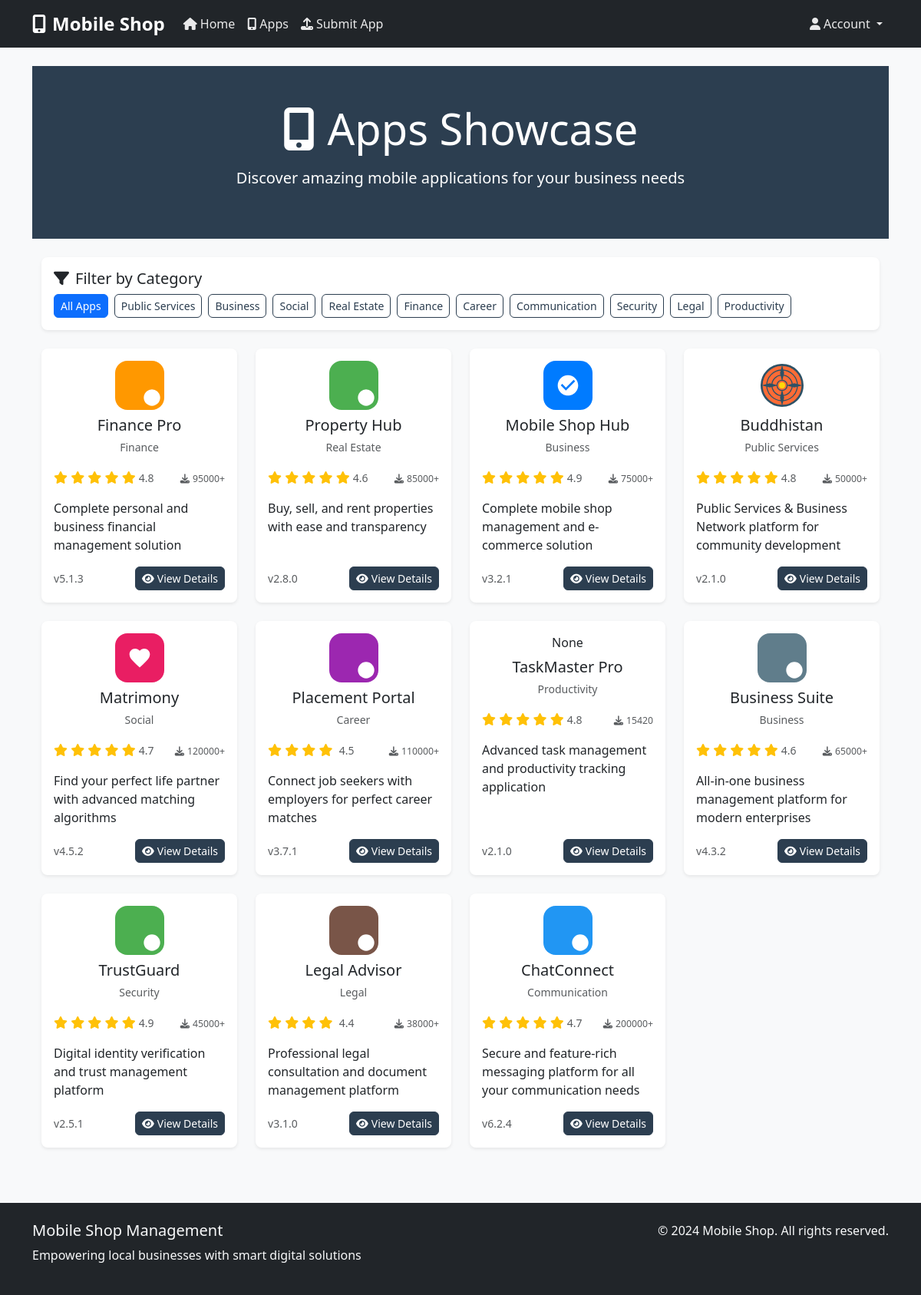
The app's page /apps with its own data.
### models.py (models this page shows, shortened)
class App(db.Model):
    __tablename__ = 'apps'
    id = db.Column(db.Integer, primary_key=True)
    name = db.Column(db.String(200), nullable=False)
    slug = db.Column(db.String(200), unique=True, nullable=False)
    logo_url = db.Column(db.String(500))
    short_description = db.Column(db.Text)
    long_description = db.Column(db.Text)
    category = db.Column(db.String(100))
    version = db.Column(db.String(20))
    downloads = db.Column(db.Integer, default=0)
    rating = db.Column(db.Float, default=0.0)
    reviews_count = db.Column(db.Integer, default=0)
    features = db.Column(db.Text)  # JSON array of features
    screenshots = db.Column(db.Text)  # JSON array of screenshot URLs
    author_name = db.Column(db.String(200))
    author_email = db.Column(db.String(200))
    author_website = db.Column(db.String(500))
    author_bio = db.Column(db.Text)
    author_avatar = db.Column(db.String(500))
    support_email = db.Column(db.String(200))
    support_phone = db.Column(db.String(20))
    support_website = db.Column(db.String(500))
    documentation_url = db.Column(db.String(500))
    social_links = db.Column(db.Text)  # JSON object with social media links
    status = db.Column(db.String(20), default='active')  # active, inactive, pending
    featured = db.Column(db.Boolean, default=False)
    created_at = db.Column(db.DateTime, default=datetime.utcnow)
    updated_at = db.Column(db.DateTime, default=datetime.utcnow, onupdate=datetime.utcnow)

### routes.py (the view)
@app.route('/apps')
def apps():
    apps = App.query.filter_by(status='active').order_by(App.featured.desc(), App.downloads.desc()).all()
    categories = db.session.query(App.category).distinct().all()
    return render_template('apps.html', apps=apps, categories=categories)

### templates/apps.html (shortened to what this page needs)
{% extends "base.html" %}
{% block content %}
<div class="container-fluid">
    <div class="row bg-primary text-white py-5">
        <div class="col-12 text-center">
            <h1 class="display-4 mb-3">
                <i class="fas fa-mobile-alt me-3"></i>Apps Showcase
            </h1>
            <p class="lead">Discover amazing mobile applications for your business needs</p>
        </div>
    </div>
    <div class="row py-4">
        <div class="col-12">
            <div class="card">
                <div class="card-body">
                    <h5 class="card-title">
                        <i class="fas fa-filter me-2"></i>Filter by Category
                    </h5>
                    <div class="d-flex flex-wrap gap-2">
                        <a href="{{ url_for('apps') }}" class="btn btn-outline-primary btn-sm {% if not selected_category %}active{% endif %}">
                            All Apps
                        </a>
                        {% for category in categories %}
                        <a href="{{ url_for('apps_by_category', category=category[0]) }}"
                           class="btn btn-outline-primary btn-sm {% if selected_category == category[0] %}active{% endif %}">
                            {{ category[0] }}
                        </a>
                        {% endfor %}
                    </div>
                </div>
            </div>
        </div>
    </div>
    <div class="row">
        {% for app in apps %}
        <div class="col-lg-3 col-md-4 col-sm-6 mb-4">
            <div class="card h-100 shadow-sm app-card">
                <div class="card-body d-flex flex-column">
                    <div class="text-center mb-3">
                        <div class="app-logo mb-2">
                            {{ app.logo_url|safe }}
                        </div>
                        <h5 class="card-title mb-1">{{ app.name }}</h5>
                        <small class="text-muted">{{ app.category }}</small>
                    </div>
                    <div class="d-flex justify-content-between align-items-center mb-3">
                        <div class="rating">
                            <span class="text-warning">
                                {% for i in range(5) %}
                                    <i class="fas fa-star{% if i >= app.rating|round|int %}-o{% endif %}"></i>
                                {% endfor %}
                            </span>
                            <small class="text-muted">{{ app.rating }}</small>
                        </div>
                        <div class="downloads">
                            <small class="text-muted">
                                <i class="fas fa-download me-1"></i>{{ app.downloads }}
                            </small>
                        </div>
                    </div>
                    <p class="card-text flex-grow-1">{{ app.short_description }}</p>
                    <div class="mt-auto">
                        <div class="d-flex justify-content-between align-items-center">
                            <small class="text-muted">v{{ app.version }}</small>
                            <a href="{{ url_for('app_detail', slug=app.slug) }}" class="btn btn-primary btn-sm">
                                <i class="fas fa-eye me-1"></i>View Details
                            </a>
                        </div>
                    </div>
                </div>
            </div>
        </div>
        {% endfor %}
    </div>
</div>
{% endblock %}

### static/css/style.css (style rules this page uses)
:root { --primary-color: #2c3e50; --secondary-color: #3498db; --success-color: #27ae60; --warning-color: #f39c12; --danger-color: #e74c3c; --info-color: #3498db; --light-color: #ecf0f1; --dark-color: #2c3e50; }
body { font-family: 'Segoe UI', Tahoma, Geneva, Verdana, sans-serif; background-color: #f8f9fa; color: #2c3e50; }
.card { border: none; box-shadow: 0 0.125rem 0.25rem rgba(0, 0, 0, 0.075); border-radius: 0.5rem; transition: transform 0.2s ease, box-shadow 0.2s ease; }
.btn { border-radius: 0.375rem; font-weight: 500; transition: all 0.3s ease; }
.btn-primary { background-color: var(--primary-color); border-color: var(--primary-color); }
.btn-outline-primary { color: var(--primary-color); border-color: var(--primary-color); }
.bg-primary { background-color: var(--primary-color) !important; }
.shadow-sm { box-shadow: 0 0.125rem 0.25rem rgba(0, 0, 0, 0.075) !important; }

### templates/apps.html (style rules this page uses)
.app-card { transition: transform 0.2s ease-in-out; }
.app-logo svg { width: 64px; height: 64px; border-radius: 12px; }
.rating .fa-star { color: #ffc107; }
.downloads { font-size: 0.875rem; }
.btn-outline-primary.active { background-color: #0d6efd; border-color: #0d6efd; color: white; }

### records on screen
App: name "Finance Pro", category "Finance", rating "4.8", downloads "95000+", short_description "Complete personal and business financial management solution", version "5.1.3"
App: name "Property Hub", category "Real Estate", rating "4.6", downloads "85000+", short_description "Buy, sell, and rent properties with ease and transparency", version "2.8.0"
App: name "Mobile Shop Hub", category "Business", rating "4.9", downloads "75000+", short_description "Complete mobile shop management and e-commerce solution", version "3.2.1"
App: name "Buddhistan", category "Public Services", rating "4.8", downloads "50000+", short_description "Public Services & Business Network platform for community development", version "2.1.0"
App: name "Matrimony", category "Social", rating "4.7", downloads "120000+", short_description "Find your perfect life partner with advanced matching algorithms", version "4.5.2"
App: name "Placement Portal", category "Career", rating "4.5", downloads "110000+", short_description "Connect job seekers with employers for perfect career matches", version "3.7.1"
App: logo_url "None", name "TaskMaster Pro", category "Productivity", rating "4.8", downloads "15420", short_description "Advanced task management and productivity tracking application", version "2.1.0"
App: name "Business Suite", category "Business", rating "4.6", downloads "65000+", short_description "All-in-one business management platform for modern enterprises", version "4.3.2"
App: name "TrustGuard", category "Security", rating "4.9", downloads "45000+", short_description "Digital identity verification and trust management platform", version "2.5.1"
App: name "Legal Advisor", category "Legal", rating "4.4", downloads "38000+", short_description "Professional legal consultation and document management platform", version "3.1.0"
App: name "ChatConnect", category "Communication", rating "4.7", downloads "200000+", short_description "Secure and feature-rich messaging platform for all your communication needs", version "6.2.4"

### other values on screen
{{ category[0] }} "Public Services" "Business" "Social" "Real Estate" "Finance" "Career" "Communication" "Security" "Legal" "Productivity"
